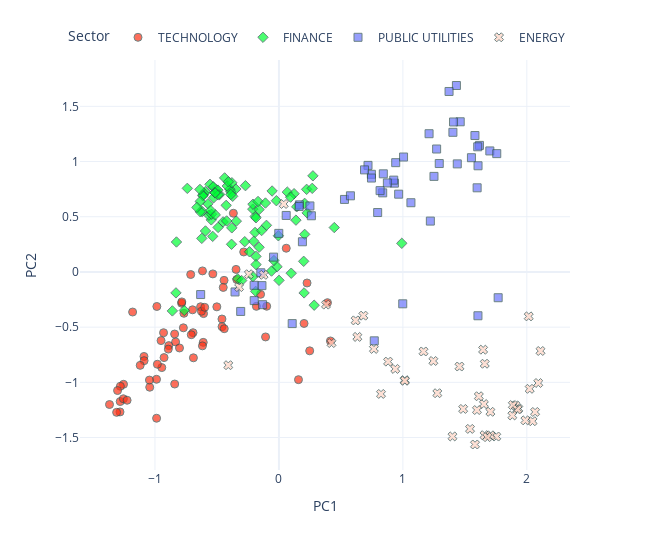

Here is the notebook cell this chart was saved with:
### Code cell
from utils.visualisation_functions import pca_plot_from_embeddings

pca_plot_from_embeddings(
    embedding_matrix=embeddings,
    sectors=data.sectors,
    tickers=data.tickers,
    industries=data.industries,
    names=data.names,
    dimensions=2,
    reduced=True,
    method="PCA",
    return_df=False,
    rand_state=None,
)

### Figure 1 — Plotly figure (JSON) as saved in the notebook; plotly's stock layout.template omitted (floating-point values rounded to 4 significant figures; data arrays with more than 128 entries replaced by an {"elided": "..."} marker saying what was removed)
{"data": [{"customdata": {"elided": "67x3 str values"}, "hovertemplate": "<b>%{hovertext}</b><br><br>Sector=%{customdata[1]}<br>PC1=%{x}<br>PC2=%{y}<br>ticker=%{customdata[0]}<br>industry=%{customdata[2]}<extra></extra>", "hovertext": ["COMPUTER MANUFACTURING", "EDP SERVICES", "COMPUTER SOFTWARE: PREPACKAGED SOFTWARE", "SEMICONDUCTORS", "EDP SERVICES", "COMPUTER SOFTWARE: PREPACKAGED SOFTWARE", "EDP SERVICES", "SEMICONDUCTORS", "COMPUTER SOFTWARE: PREPACKAGED SOFTWARE", "ELECTRICAL PRODUCTS", "COMPUTER SOFTWARE: PREPACKAGED SOFTWARE", "EDP SERVICES", "COMPUTER SOFTWARE: PREPACKAGED SOFTWARE", "EDP SERVICES", "EDP SERVICES", "RADIO AND TELEVISION BROADCASTING AND COMMUNICATIONS EQUIPMENT", "SEMICONDUCTORS", "COMPUTER COMMUNICATIONS EQUIPMENT", "ELECTRICAL PRODUCTS", "INDUSTRIAL MACHINERY/COMPONENTS", "SEMICONDUCTORS", "COMPUTER COMMUNICATIONS EQUIPMENT", "SEMICONDUCTORS", "INDUSTRIAL MACHINERY/COMPONENTS", "COMPUTER SOFTWARE: PREPACKAGED SOFTWARE", "RADIO AND TELEVISION BROADCASTING AND COMMUNICATIONS EQUIPMENT", "INDUSTRIAL MACHINERY/COMPONENTS", "EDP SERVICES", "COMPUTER MANUFACTURING", "COMPUTER MANUFACTURING", "SEMICONDUCTORS", "SEMICONDUCTORS", "ADVERTISING", "INDUSTRIAL MACHINERY/COMPONENTS", "EDP SERVICES", "PROFESSIONAL SERVICES", "SEMICONDUCTORS", "INDUSTRIAL MACHINERY/COMPONENTS", "SEMICONDUCTORS", "PROFESSIONAL SERVICES", "COMPUTER SOFTWARE: PREPACKAGED SOFTWARE", "RADIO AND TELEVISION BROADCASTING AND COMMUNICATIONS EQUIPMENT", "SEMICONDUCTORS", "SEMICONDUCTORS", "ADVERTISING", "COMPUTER SOFTWARE: PREPACKAGED SOFTWARE", "ELECTRICAL PRODUCTS", "SEMICONDUCTORS", "ELECTRICAL PRODUCTS", "INDUSTRIAL MACHINERY/COMPONENTS", "COMPUTER SOFTWARE: PREPACKAGED SOFTWARE", "EDP SERVICES", "SEMICONDUCTORS", "SEMICONDUCTORS", "INDUSTRIAL MACHINERY/COMPONENTS", "SEMICONDUCTORS", "INDUSTRIAL MACHINERY/COMPONENTS", "COMPUTER SOFTWARE: PREPACKAGED SOFTWARE", "RETAIL: COMPUTER SOFTWARE & PERIPHERAL EQUIPMENT", "SEMICONDUCTORS", "COMPUTER SOFTWARE: PREPACKAGED SOFTWARE", "EDP SERVICES", "ELECTRONIC COMPONENTS", "ADVERTISING", "SEMICONDUCTORS", "COMPUTER PERIPHERAL EQUIPMENT", "EDP SERVICES"], "legendgroup": "TECHNOLOGY", "marker": {"color": "#FD3216", "line": {"color": "DarkSlateGrey", "width": 1}, "opacity": 0.7, "size": 8, "symbol": "circle"}, "mode": "markers", "name": "TECHNOLOGY", "orientation": "v", "showlegend": true, "type": "scatter", "x": [-0.8887, -0.6318, -0.8336, -1.28, 0.05901, -0.6106, -0.6083, -1.255, -0.7119, -1.089, -0.693, -0.4426, -0.7074, -0.7853, -0.3676, -0.7835, -1.088, -1.119, -0.7664, 0.2268, -0.987, -0.5332, -0.945, 0.2482, -0.6251, -0.617, 0.4153, -0.3458, -0.6899, -0.4596, -1.282, -0.9807, -0.148, 0.3917, -0.4492, -0.3401, -0.9875, -1.309, -1.042, -0.1818, -0.4588, -0.8414, -0.8409, -1.254, -0.09879, -0.951, -0.5989, -0.9268, -1.045, 0.2027, -0.771, -0.4412, -0.9849, -1.367, 0.1577, -1.279, -0.2841, -0.9309, -0.8924, -1.225, -0.6168, -0.6969, -0.8021, -0.1079, -1.302, -0.5009, -1.18], "xaxis": "x", "y": [-0.6673, -0.3155, -0.6338, -1.174, 0.2148, -0.6379, -0.3773, -1.149, -0.02336, -0.7656, -0.5505, -0.07614, -0.5688, -0.2833, 0.5316, -0.2713, -0.8037, -0.8463, -0.3746, -0.1, -1.325, -0.0176, -0.8663, -0.7147, -0.3564, -0.6697, -0.625, 0.02316, -0.7778, -0.4266, -1.268, -0.8361, -0.2027, -0.2783, -0.1403, -0.0683, -0.9724, -1.272, -1.044, -0.3115, -0.4961, -0.5623, -1.015, -1.018, -0.3107, -0.622, -0.3208, -0.7758, -0.9795, -0.4665, -0.5062, -0.514, -0.3128, -1.201, -0.9759, -1.036, 0.181, -0.5505, -0.699, -1.162, 0.009365, -0.3431, -0.6888, -0.5889, -1.074, -0.316, -0.3631], "yaxis": "y"}, {"customdata": {"elided": "93x3 str values"}, "hovertemplate": "<b>%{hovertext}</b><br><br>Sector=%{customdata[1]}<br>PC1=%{x}<br>PC2=%{y}<br>ticker=%{customdata[0]}<br>industry=%{customdata[2]}<extra></extra>", "hovertext": ["INVESTMENT MANAGERS", "DIVERSIFIED COMMERCIAL SERVICES", "LIFE INSURANCE", "PROPERTY-CASUALTY INSURERS", "ACCIDENT &HEALTH INSURANCE", "PROPERTY-CASUALTY INSURERS", "SPECIALTY INSURERS", "SPECIALTY INSURERS", "MAJOR BANKS", "FINANCE: CONSUMER SERVICES", "MAJOR BANKS", "MAJOR BANKS", "COMMERCIAL BANKS", "COMMERCIAL BANKS", "INVESTMENT MANAGERS", "MAJOR BANKS", "MAJOR BANKS", "MAJOR BANKS", "SPECIALTY INSURERS", "MAJOR BANKS", "MAJOR BANKS", "PROPERTY-CASUALTY INSURERS", "MAJOR BANKS", "MAJOR BANKS", "LIFE INSURANCE", "PROPERTY-CASUALTY INSURERS", "MAJOR BANKS", "PROPERTY-CASUALTY INSURERS", "MAJOR BANKS", "FINANCE: CONSUMER SERVICES", "FINANCE: CONSUMER SERVICES", "INVESTMENT MANAGERS", "MAJOR BANKS", "MAJOR BANKS", "MAJOR BANKS", "MAJOR BANKS", "MAJOR BANKS", "MAJOR BANKS", "MAJOR BANKS", "MAJOR BANKS", "MAJOR BANKS", "MAJOR BANKS", "MAJOR BANKS", "PROPERTY-CASUALTY INSURERS", "PROPERTY-CASUALTY INSURERS", "INVESTMENT MANAGERS", "LIFE INSURANCE", "PROPERTY-CASUALTY INSURERS", "PROPERTY-CASUALTY INSURERS", "PROPERTY-CASUALTY INSURERS", "SPECIALTY INSURERS", "MAJOR BANKS", "MAJOR BANKS", "MAJOR BANKS", "MAJOR BANKS", "PROPERTY-CASUALTY INSURERS", "SAVINGS INSTITUTIONS", "PROPERTY-CASUALTY INSURERS", "MAJOR BANKS", "MAJOR BANKS", "INVESTMENT BANKERS/BROKERS/SERVICE", "PROPERTY-CASUALTY INSURERS", "DIVERSIFIED COMMERCIAL SERVICES", "INVESTMENT BANKERS/BROKERS/SERVICE", "INVESTMENT BANKERS/BROKERS/SERVICE", "FINANCE/INVESTORS SERVICES", "PROPERTY-CASUALTY INSURERS", "MAJOR BANKS", "FINANCE: CONSUMER SERVICES", "MAJOR BANKS", "FINANCE: CONSUMER SERVICES", "MAJOR BANKS", "MAJOR BANKS", "MAJOR BANKS", "MAJOR BANKS", "LIFE INSURANCE", "MAJOR BANKS", "INVESTMENT BANKERS/BROKERS/SERVICE", "MAJOR BANKS", "PROPERTY-CASUALTY INSURERS", "MAJOR BANKS", "MAJOR BANKS", "ACCIDENT &HEALTH INSURANCE", "MAJOR BANKS", "MAJOR BANKS", "MAJOR BANKS", "MAJOR BANKS", "MAJOR BANKS", "MAJOR BANKS", "PROPERTY-CASUALTY INSURERS", "MAJOR BANKS", "MAJOR BANKS", "MAJOR BANKS"], "legendgroup": "FINANCE", "marker": {"color": "#00FE35", "line": {"color": "DarkSlateGrey", "width": 1}, "opacity": 0.7, "size": 8, "symbol": "diamond"}, "mode": "markers", "name": "FINANCE", "orientation": "v", "showlegend": true, "type": "scatter", "x": [-0.2099, -0.1852, 0.2029, 0.4466, 0.2276, -0.1914, -0.3475, -0.211, -0.3959, -0.1599, -0.4504, -0.4381, 0.2845, -0.01546, 0.09924, -0.1007, -0.3885, -0.5458, -0.1852, -0.5926, -0.3822, 0.0677, -0.27, -0.4255, -0.2758, 0.2742, -0.5269, 0.1433, -0.6192, -0.05964, -0.04036, 0.0007313, -0.6223, -0.5646, -0.5562, -0.508, -0.5728, -0.4785, -0.5932, -0.7391, -0.4906, -0.5343, -0.3729, 0.2077, 0.9912, -0.1874, -0.004501, -0.3802, 0.1222, -0.02049, -0.1602, -0.5294, -0.1925, -0.8267, -0.6039, -0.05509, -0.2097, 0.09412, -0.5182, -0.6132, -0.332, -0.1685, -0.2377, -0.7634, -0.3008, -0.8597, -0.1088, -0.8306, -0.1398, -0.6137, 0.1997, -0.6343, -0.637, -0.2034, -0.4926, 0.2076, -0.4895, -0.1848, -0.5437, 0.2235, -0.635, -0.3437, 0.1373, -0.4169, -0.3796, -0.5142, -0.3878, -0.5134, -0.4079, 0.2687, -0.551, -0.4219, -0.6617], "xaxis": "x", "y": [-0.04222, 0.1408, -0.1901, 0.402, 0.5347, 0.5032, 0.7511, 0.5689, 0.7494, 0.2236, 0.4532, 0.8518, -0.3013, 0.04745, -0.01156, 0.4221, 0.7267, 0.4717, 0.4902, 0.371, 0.2504, 0.7228, 0.7815, 0.6031, 0.2739, 0.8705, 0.6716, 0.5902, 0.5474, 0.007935, 0.1036, -0.07614, 0.3041, 0.5131, 0.7939, 0.7449, 0.617, 0.702, 0.7279, 0.7571, 0.4032, 0.3223, 0.6852, 0.3403, 0.2593, -0.1761, 0.3276, 0.3993, 0.7088, 0.6453, 0.5653, 0.7717, 0.3577, 0.2713, 0.7099, 0.7332, 0.6134, 0.6774, 0.7205, 0.6961, -0.06256, 0.638, 0.1828, -0.3489, -0.07843, -0.353, 0.6243, -0.1897, 0.375, 0.6897, 0.09622, 0.5449, 0.7472, 0.278, 0.7413, 0.6213, 0.6979, 0.06662, 0.5225, 0.7482, 0.6386, 0.4603, 0.4692, 0.7787, 0.8079, 0.7153, 0.702, 0.5175, 0.8168, 0.7572, 0.5574, 0.4618, 0.5844], "yaxis": "y"}, {"customdata": {"elided": "57x3 str values"}, "hovertemplate": "<b>%{hovertext}</b><br><br>Sector=%{customdata[1]}<br>PC1=%{x}<br>PC2=%{y}<br>ticker=%{customdata[0]}<br>industry=%{customdata[2]}<extra></extra>", "hovertext": ["ELECTRIC UTILITIES: CENTRAL", "POWER GENERATION", "OIL/GAS TRANSMISSION", "POWER GENERATION", "WATER SUPPLY", "TELECOMMUNICATIONS EQUIPMENT", "ELECTRIC UTILITIES: CENTRAL", "TELECOMMUNICATIONS EQUIPMENT", "TELECOMMUNICATIONS EQUIPMENT", "POWER GENERATION", "ELECTRIC UTILITIES: CENTRAL", "TELECOMMUNICATIONS EQUIPMENT", "WATER SUPPLY", "ELECTRIC UTILITIES: CENTRAL", "ELECTRIC UTILITIES: CENTRAL", "POWER GENERATION", "POWER GENERATION", "ELECTRIC UTILITIES: CENTRAL", "ELECTRIC UTILITIES: CENTRAL", "ELECTRIC UTILITIES: CENTRAL", "POWER GENERATION", "TELECOMMUNICATIONS EQUIPMENT", "ELECTRIC UTILITIES: CENTRAL", "ELECTRIC UTILITIES: CENTRAL", "POWER GENERATION", "ELECTRIC UTILITIES: CENTRAL", "OIL/GAS TRANSMISSION", "POWER GENERATION", "OIL/GAS TRANSMISSION", "OIL/GAS TRANSMISSION", "ELECTRIC UTILITIES: CENTRAL", "OIL & GAS PRODUCTION", "ELECTRIC UTILITIES: CENTRAL", "POWER GENERATION", "POWER GENERATION", "TELECOMMUNICATIONS EQUIPMENT", "ELECTRIC UTILITIES: CENTRAL", "ELECTRIC UTILITIES: CENTRAL", "ELECTRIC UTILITIES: CENTRAL", "TELECOMMUNICATIONS EQUIPMENT", "POWER GENERATION", "OIL/GAS TRANSMISSION", "ELECTRIC UTILITIES: CENTRAL", "OIL/GAS TRANSMISSION", "OIL & GAS PRODUCTION", "TELECOMMUNICATIONS EQUIPMENT", "TELECOMMUNICATIONS EQUIPMENT", "NATURAL GAS DISTRIBUTION", "NATURAL GAS DISTRIBUTION", "TELECOMMUNICATIONS EQUIPMENT", "TELECOMMUNICATIONS EQUIPMENT", "NATURAL GAS DISTRIBUTION", "TELECOMMUNICATIONS EQUIPMENT", "POWER GENERATION", "ENVIRONMENTAL SERVICES", "NATURAL GAS DISTRIBUTION", "WATER SUPPLY"], "legendgroup": "PUBLIC UTILITIES", "marker": {"color": "#6A76FC", "line": {"color": "DarkSlateGrey", "width": 1}, "opacity": 0.7, "size": 8, "symbol": "square"}, "mode": "markers", "name": "PUBLIC UTILITIES", "orientation": "v", "showlegend": true, "type": "scatter", "x": [1.404, 0.7186, 0.8373, 0.25, 0.1655, -0.3541, 1.065, -0.1995, -0.6314, 0.9316, 0.9261, -0.0434, 0.1626, 1.702, 1.581, 1.211, 1.432, 0.8422, 1.294, 1.618, 1.606, -0.1459, 0.9422, 1.005, 1.439, 1.604, 1.769, 1.251, 0.8749, 0.746, 1.599, 1.606, -0.001115, 0.6904, 1.757, -0.137, 0.7467, 1.463, 1.553, -0.2, 1.272, 0.8162, 1.373, 0.5288, 0.7966, 0.2619, 0.107, 0.9989, 1.222, -0.1317, -0.3084, 0.9661, 0.05857, 1.409, 0.1894, 0.7692, 0.5769], "xaxis": "x", "y": [1.265, 0.9652, 0.7164, 0.5978, 0.6076, -0.1812, 0.6269, -0.2596, -0.2048, 0.8043, 0.8317, 0.1341, 0.593, 1.096, 1.236, 1.252, 1.689, 0.8888, 0.9819, 1.146, 0.9617, -0.007502, 0.9899, 1.041, 0.9788, 1.134, -0.2336, 0.8655, 0.8061, 0.8845, 0.762, -0.3969, 0.3492, 0.9245, 1.072, -0.1238, 0.8506, 1.36, 1.035, -0.1212, 1.114, 0.7364, 1.635, 0.6568, 0.5382, 0.5089, -0.4679, -0.2887, 0.4607, -0.2966, -0.3579, 0.7044, 0.5118, 1.358, 0.2735, -0.6241, 0.6896], "yaxis": "y"}, {"customdata": {"elided": "46x3 str values"}, "hovertemplate": "<b>%{hovertext}</b><br><br>Sector=%{customdata[1]}<br>PC1=%{x}<br>PC2=%{y}<br>ticker=%{customdata[0]}<br>industry=%{customdata[2]}<extra></extra>", "hovertext": ["INTEGRATED OIL COMPANIES", "OIL & GAS PRODUCTION", "OIL & GAS PRODUCTION", "INDUSTRIAL MACHINERY/COMPONENTS", "INDUSTRIAL MACHINERY/COMPONENTS", "METAL FABRICATIONS", "INTEGRATED OIL COMPANIES", "NATURAL GAS DISTRIBUTION", "INTEGRATED OIL COMPANIES", "INDUSTRIAL MACHINERY/COMPONENTS", "OIL & GAS PRODUCTION", "INTEGRATED OIL COMPANIES", "OIL & GAS PRODUCTION", "INTEGRATED OIL COMPANIES", "OIL & GAS PRODUCTION", "OIL & GAS PRODUCTION", "CONSUMER ELECTRONICS/APPLIANCES", "OIL & GAS PRODUCTION", "OIL & GAS PRODUCTION", "OIL & GAS PRODUCTION", "CONSUMER ELECTRONICS/APPLIANCES", "OILFIELD SERVICES/EQUIPMENT", "INTEGRATED OIL COMPANIES", "OIL & GAS PRODUCTION", "OIL REFINING/MARKETING", "ELECTRIC UTILITIES: CENTRAL", "OIL & GAS PRODUCTION", "OIL & GAS PRODUCTION", "OIL & GAS PRODUCTION", "OIL & GAS PRODUCTION", "OIL & GAS PRODUCTION", "OILFIELD SERVICES/EQUIPMENT", "OIL & GAS PRODUCTION", "CONSUMER ELECTRONICS/APPLIANCES", "OIL & GAS PRODUCTION", "OIL & GAS PRODUCTION", "OIL & GAS PRODUCTION", "OIL & GAS PRODUCTION", "OILFIELD SERVICES/EQUIPMENT", "OIL & GAS PRODUCTION", "OIL & GAS PRODUCTION", "OIL & GAS PRODUCTION", "OIL & GAS PRODUCTION", "INTEGRATED OIL COMPANIES", "METAL FABRICATIONS", "INTEGRATED OIL COMPANIES"], "legendgroup": "ENERGY", "marker": {"color": "#FED4C4", "line": {"color": "DarkSlateGrey", "width": 1}, "opacity": 0.7, "size": 8, "symbol": "x"}, "mode": "markers", "name": "ENERGY", "orientation": "v", "showlegend": true, "type": "scatter", "x": [0.6328, 2.046, 1.909, -0.321, -0.2422, 1.654, 1.661, 0.6812, 0.9385, 0.4242, 1.613, 2.023, 1.015, 2.11, 1.988, 1.457, 0.6189, 1.931, 1.647, 1.659, -0.1238, 1.598, 1.923, 1.754, 0.3799, 0.03916, 1.887, 1.883, 2.066, 1.582, 1.708, 1.486, 2.092, -0.4086, 0.8235, 1.681, 0.7662, 0.8807, 1.706, 1.246, 1.278, 1.016, 1.4, 1.166, 1.542, 2.015], "xaxis": "x", "y": [-0.5888, -1.352, -1.21, -0.1376, -0.02076, -1.197, -0.8315, -0.396, -0.8786, -0.6442, -1.126, -1.059, -0.9802, -0.716, -1.344, -0.8567, -0.4391, -1.239, -0.7042, -1.479, -0.02616, -1.251, -1.245, -1.491, -0.2959, 0.6157, -1.206, -1.3, -1.268, -1.563, -1.48, -1.241, -1.006, -0.8447, -1.105, -1.497, -0.6971, -0.8124, -1.267, -0.8066, -1.099, -0.9859, -1.49, -0.7205, -1.422, -0.4025], "yaxis": "y"}], "layout": {"height": 550, "legend": {"orientation": "h", "title": {"text": "Sector"}, "tracegroupgap": 0, "x": 1, "xanchor": "right", "y": 1.02, "yanchor": "bottom"}, "margin": {"t": 60}, "width": 650, "xaxis": {"anchor": "y", "domain": [0, 1], "title": {"text": "PC1"}}, "yaxis": {"anchor": "x", "domain": [0, 1], "title": {"text": "PC2"}}}}
